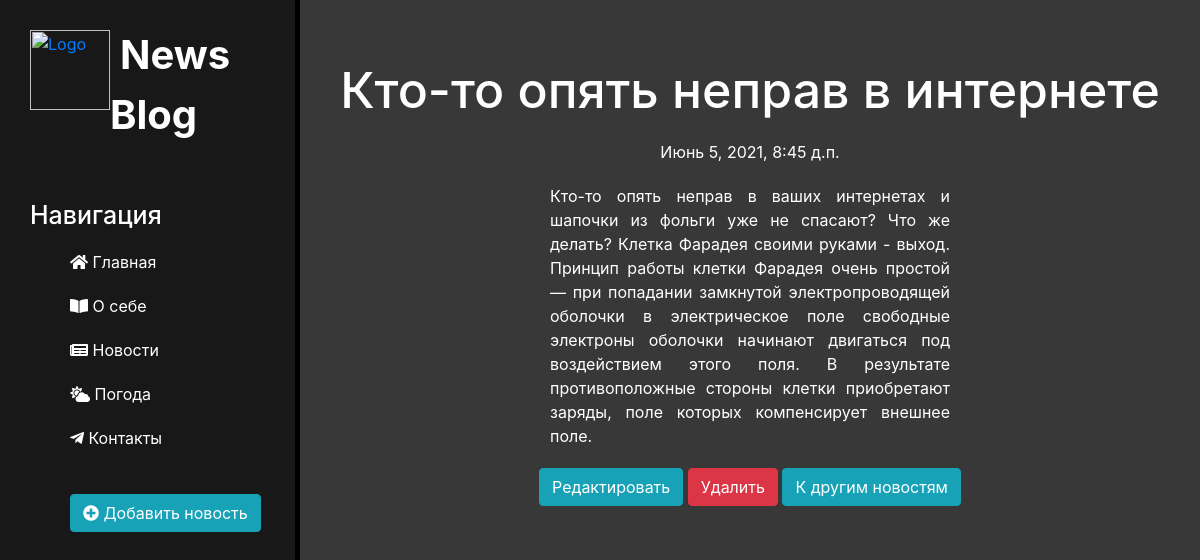
The app's page /news/13 with its own data.
### news/models.py (models this page shows, shortened)
class Articles(models.Model):
    title = models.CharField("Название", max_length=56)
    announce = models.CharField("Анонс", max_length=256)
    full_text = models.TextField("Текст статьи")
    date = models.DateTimeField("Дата и время", default=timezone.now)
    class Meta:
        verbose_name = "Новость"
        verbose_name_plural = "Новости"

### news/views.py (the view)
# urls.py: path('<int:pk>', views.NewsDetailView.as_view(), name='news_detail'),
class NewsDetailView(DetailView):
    model = Articles
    template_name = 'news/news_details.html'
    context_object_name = 'article'

### news/templates/news/news_details.html (shortened to what this page needs)
{% extends "main/layout.html" %}
{% block content %}
    <div class="features">
        <h1>{{ article.title }}</h1>
        <p>{{ article.date }}</p>
        <p class="article">{{ article.full_text }}</p>
        <a href="{% url 'news_update' article.id %}" class="btn btn-info">Редактировать</a>
        <a href="{% url 'news_delete' article.id %}" class="btn btn-danger">Удалить</a>
        <a href="{% url 'news_home' %}" class="btn btn-info">К другим новостям</a>
    </div>
{% endblock %}

### main/static/main/css/main.css (style rules this page uses)
body { background: #383838; }
main .features { float: right; color: #fff; margin-top: 60px; text-align: center; width: 75%; }
main .features h1 { font-size: 50px; text-align: center; }
main .features p { max-width: 400px; margin: 20px auto; text-align: center; }
main .features .article { text-align: justify; }

### records on screen
Articles: title "Кто-то опять неправ в интернете", date "Июнь 5, 2021, 8:45 д.п.", full_text "Кто-то опять неправ в ваших интернетах и шапочки из фольги уже не спасают? Что же делать? Клетка Фарадея своими руками - выход. Принцип работы клетки Фарадея очень простой — при попадании замкнутой электропроводящей оболочки в электрическое поле свободные электроны оболочки начинают двигаться под воздействием этого поля. В результате противоположные стороны клетки приобретают заряды, поле которых компенсирует внешнее поле."
